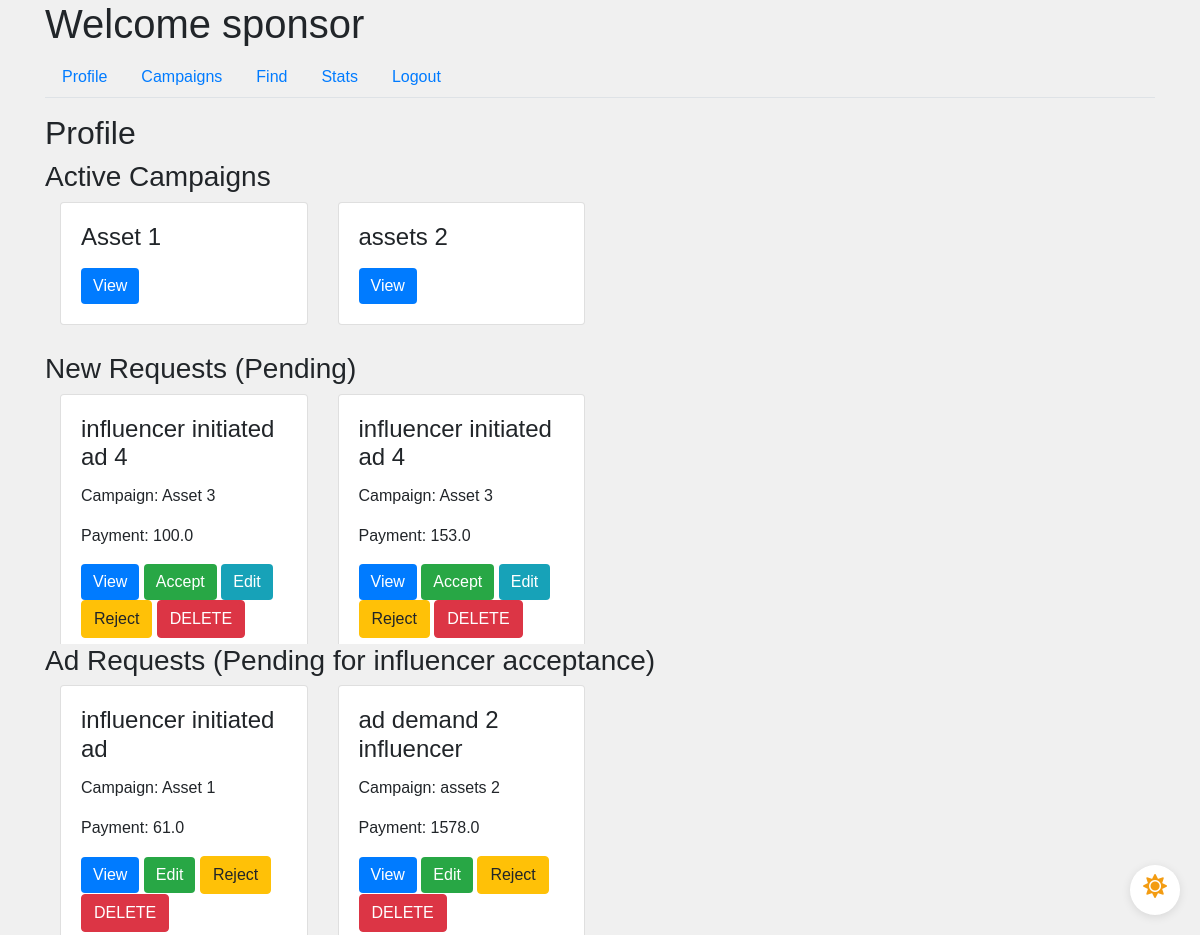
Page /sponsor/profile (signed in) on the committed database.
### app/models.py (models this page shows, shortened)
class User(UserMixin, db.Model):
    id = db.Column(db.Integer, primary_key=True)
    username = db.Column(db.String(64), unique=True, nullable=False)
    email = db.Column(db.String(120), unique=True, nullable=False)
    password_hash = db.Column(db.String(128), nullable=False)
    role = db.Column(db.String(20), nullable=False)
    industry = db.Column(db.String(120))  # For Sponsors
    platforms = db.Column(db.Text)  # For Influencers
    category = db.Column(db.String(120))  # For Influencers
    niche = db.Column(db.String(120))  # For Influencers
    profile_pic = db.Column(db.String(20), nullable=False, default='download.png')
    flag = db.Column(db.Boolean, default=False, nullable=False)  # Add flag column

class Campaign(db.Model):
    id = db.Column(db.Integer, primary_key=True)
    name = db.Column(db.String(100), nullable=False)
    description = db.Column(db.Text, nullable=False)
    budget = db.Column(db.Float, nullable=False)
    visibility = db.Column(db.String(10), nullable=False)  # 'public', 'private'
    start_date = db.Column(db.Date, nullable=False)
    end_date = db.Column(db.Date, nullable=False)
    user_id = db.Column(db.Integer, db.ForeignKey('user.id'), nullable=False)
    ad_requests = db.relationship('AdRequest', backref='campaign', lazy=True)
    flag = db.Column(db.Boolean, default=False, nullable=False)  # Add flag column

class AdRequest(db.Model):
    id = db.Column(db.Integer, primary_key=True)
    campaign_id = db.Column(db.Integer, db.ForeignKey('campaign.id'), nullable=False)
    influencer_id = db.Column(db.Integer, db.ForeignKey('user.id'), nullable=False)
    requirements = db.Column(db.Text, nullable=False)
    payment_amount = db.Column(db.Float, nullable=False)
    status_influencer = db.Column(db.String(10), nullable=False)
    status_sponsor = db.Column(db.String(10), nullable=False)

### app/routes.py (the view)
@main.route('/sponsor/profile')
@login_required
def sponsor_profile():
    if current_user.role != 'sponsor':
        return redirect(url_for('main.home'))
    sponsor = current_user
    active_campaigns = Campaign.query.join(AdRequest, Campaign.id == AdRequest.campaign_id)\
    .filter(Campaign.user_id == sponsor.id, AdRequest.status_sponsor == "Accepted").all()
    new_requests = AdRequest.query.join(Campaign, AdRequest.campaign_id == Campaign.id)\
                              .filter(Campaign.user_id == sponsor.id, AdRequest.status_sponsor == 'Pending').all()
    active_influencer = User.query.filter_by(role='influencer').all()
    influencer_pending_request = AdRequest.query.join(Campaign, AdRequest.campaign_id == Campaign.id)\
                              .filter(Campaign.user_id == sponsor.id, AdRequest.status_influencer == 'Pending').all()
    return render_template('sponsor_profile.html',
                           sponsor=sponsor,
                           active_campaigns=active_campaigns,
                           active_influencer=active_influencer,
                           new_requests=new_requests,
                           influencer_pending_request=influencer_pending_request)

### app/models.py (called while the page is built)
@login_manager.user_loader
def load_user(user_id):
    return User.query.get(int(user_id))

### app/templates/sponsor_profile.html (shortened to what this page needs)
{% extends "sponsor_dashboard.html" %}
{% block tab_content %}
<h2>Profile</h2>
<div class="col-md-13">
    <div class="profile-main">
        <h3>Active Campaigns</h3>
            <div class="scrollable-container scrollable-container-custom-height-spon-1">
                <div class="row-container">
                    {% for campaign in active_campaigns %}
                    <div class="col-md-3">
                        <div class="request-box card">
                            <div class="card-body">
                                <h4 class="card-title">{{ campaign.name }}</h4>
                                <button class="btn btn-primary" data-toggle="modal" data-target="#campaignModal" data-id="{{ campaign.id }}">View</button>
                            </div>
                        </div>
                    </div>
                    {% endfor %}
                </div>
            </div>
        <h3>New Requests (Pending)</h3>
            <div class="scrollable-container scrollable-container-custom-height-spon-2">
                <div class="row-container">
                    {% for request in new_requests %}
                    <div class="col-md-3">
                        <div class="request-box card">
                            <div class="card-body">
                                <h4 class="card-title">{{ request.requirements }}</h4>
                                <p class="card-text">Campaign: {{ request.campaign.name }}</p>
                                <p class="card-text">Payment: {{ request.payment_amount }}</p>
                                <button class="btn btn-primary" data-toggle="modal" data-target="#adRequestModal" data-id="{{ request.id }}">View</button>
                                {% for influencer in active_influencer %}
                                    {% if request.campaign.flag == 0 and current_user.flag == 0 and influencer.id == request.influencer_id and influencer.flag == 0 %}
                                        <a href="{{ url_for('main.accept_request_sponsor', id=request.id) }}" class="btn btn-success">Accept</a>
                                        <a href="{{ url_for('main.edit_ad_request_spon', id=request.id) }}" class="btn btn-info">Edit</a>
                                        <a href="{{ url_for('main.reject_request_sponsor', id=request.id) }}" class="btn btn-warning">Reject</a>
                                        <a href="{{ url_for('main.delete_ad_request', id=request.id) }}" class="btn btn-danger">DELETE</a>
                                    {% endif %}
                                {% endfor %}
                            </div>
                        </div>
                    </div>
                    {% endfor %}
                </div>
            </div>
        <h3>Ad Requests (Pending for influencer acceptance)</h3>
        <div class="scrollable-container scrollable-container-custom-height-spon-3">
            <div class="row-container">
                {% for request in influencer_pending_request %}
                <div class="col-md-3">
                    <div class="request-box card">
                        <div class="card-body">
                            <h4 class="card-title">{{ request.requirements }}</h4>
                            <p class="card-text">Campaign: {{ request.campaign.name }}</p>
                            <p class="card-text">Payment: {{ request.payment_amount }}</p>
                            <button class="btn btn-primary" data-toggle="modal" data-target="#adRequestModal" data-id="{{ request.id }}">View</button>
                            {% for influencer in active_influencer %}
                                {% if request.campaign.flag == 0 and current_user.flag == 0 and influencer.id == request.influencer_id and influencer.flag == 0 %}
                                    <a href="{{ url_for('main.edit_ad_request_spon', id=request.id) }}" class="btn btn-success">Edit</a>
                                    <a href="{{ url_for('main.reject_request_sponsor', id=request.id) }}" class="btn btn-warning">Reject</a>
                                    <a href="{{ url_for('main.delete_campaign', id=request.id) }}" class="btn btn-danger">DELETE</a>
                                {% endif %}
                            {% endfor %}
                        </div>
                    </div>
                </div>
                {% endfor %}
            </div>
        </div>
</div>
{% endblock %}

### app/templates/sponsor_dashboard.html (shortened to what this page needs)
{% extends "base.html" %}
{% block content %}
<div class="dark-mode-toggle">
    <label for="darkSwitch" class="toggle-label">
        <i class="fas fa-sun light-mode-icon"></i>
    </label>
</div>
<h1>Welcome {{ current_user.username }}</h1>
<ul class="nav nav-tabs">
    <li class="nav-item">
        <a class="nav-link" href="{{ url_for('main.sponsor_profile') }}">Profile</a>
    </li>
    <li class="nav-item">
        <a class="nav-link" href="{{ url_for('main.sponsor_campaigns') }}">Campaigns</a>
    </li>
    <li class="nav-item">
        <a class="nav-link" href="{{ url_for('main.sponsor_find') }}">Find</a>
    </li>
    <li class="nav-item">
        <a class="nav-link" href="{{ url_for('main.sponsor_stats') }}">Stats</a>
    </li>
    <li class="nav-item">
        <a class="nav-link" href="{{ url_for('main.logout') }}">Logout</a>
    </li>
</ul>
<div class="tab-content mt-3">
    {% block tab_content %}{% endblock %}
</div>
{% endblock %}

### app/static/css/styles.css (style rules this page uses)
.scrollable-container { display: flex; flex-direction: column; overflow-y: auto; height: 255px; scroll-snap-type: y mandatory; }
.scrollable-container-custom-height-spon-1 { height: 150px; }
.scrollable-container-custom-height-spon-2 { height: 250px; }
.scrollable-container-custom-height-spon-3 { height: 250px; }
.row-container { display: flex; flex-wrap: wrap; }
.row-container > .col-md-3 { flex: 0 0 25%; box-sizing: border-box; scroll-snap-align: start; margin-bottom: 10px; }
body { font-family: 'Arial', sans-serif; background-color: #f0f0f0; margin: 0; padding: 0; transition: background-color 0.3s; }
.btn-primary { background-color: #007bff; border: none; }
.btn-success { background-color: #28a745; border: none; }
.btn-info { background-color: #17a2b8; border: none; }
.dark-mode-toggle { position: fixed; bottom: 20px; right: 20px; width: 50px; height: 50px; border-radius: 50%; background-color: #fff; box-shadow: 0 2px 10px rgba(0, 0, 0, 0.1); display: flex; align-items: center; justify-content: center; cursor: pointer; z-index: 1000; }
.toggle-label { display: flex; align-items: center; justify-content: center; width: 100%; height: 100%; cursor: pointer; position: relative; }
.light-mode-icon, .dark-mode-icon { position: absolute; font-size: 24px; }
.light-mode-icon { color: #f39c12; opacity: 1; transition: opacity 0.3s; }

### rows in the picture
User: username "sponsor"
Campaign: name "Asset 1"
Campaign: name "assets 2"
AdRequest: requirements "influencer initiated ad 4", campaign.name "Asset 3", payment_amount "100.0"
AdRequest: requirements "influencer initiated ad 4", campaign.name "Asset 3", payment_amount "153.0"
AdRequest: requirements "influencer initiated ad", campaign.name "Asset 1", payment_amount "61.0"
AdRequest: requirements "ad demand 2 influencer", campaign.name "assets 2", payment_amount "1578.0"
